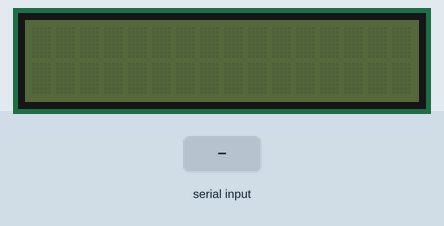
A sketch run on a simulated Arduino Uno, built with avr-gcc and run on an emulated ATmega328P. Parts: 16×2 character LCD. The inputs (shaded band) are chosen by the test bench. What the sketch prints to the serial monitor is not drawn.

Above: at 1.2 s.
1.3 s: "1" received over the second serial link
At 1.8 s:
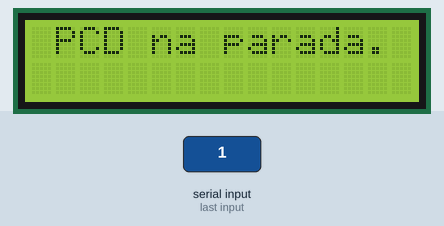
Timing chart, 0 to 4.3 s (numbered marks = the images above; inputs shaded):
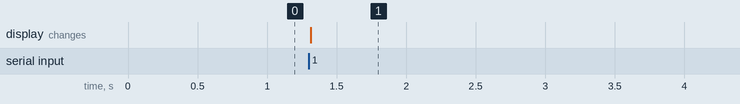

Measured:
- after the input at 1.3 s, the display: changes at once (image 1)

The sketch:

display-motorista.ino
```cpp
#include <SoftwareSerial.h>
#include <LiquidCrystal_I2C.h>

LiquidCrystal_I2C lcd(0x3F, 16, 2); // Configuração da tela LCD 16x2
SoftwareSerial mySerial(9, 10); // Configuração da comunicação entre os dois arduinos

String data;

void setup() {
  mySerial.begin(9600); // Inicialização da comunicação entre os dois arduinos
  Serial.begin(9600);  // Inicialização do Serial
  lcd.init(); // Inicialização da tela LCD
  lcd.clear();
}

void loop() {
    if (mySerial.available()) { // Quando receber um sinal pela comunicação, continua.
      lcd.backlight();
      Serial.println("recebeu");
      Serial.println(data);
      lcd.backlight();
      lcd.setCursor(1, 0);
      lcd.print("PCD na parada.");
      delay(7000);
      lcd.clear();
      lcd.noBacklight();
      mySerial.end(); // Finalizar comunicação
    mySerial.begin(9600); // Renicializar comunicação e aguardar um proximo sinal
  }
}
```
